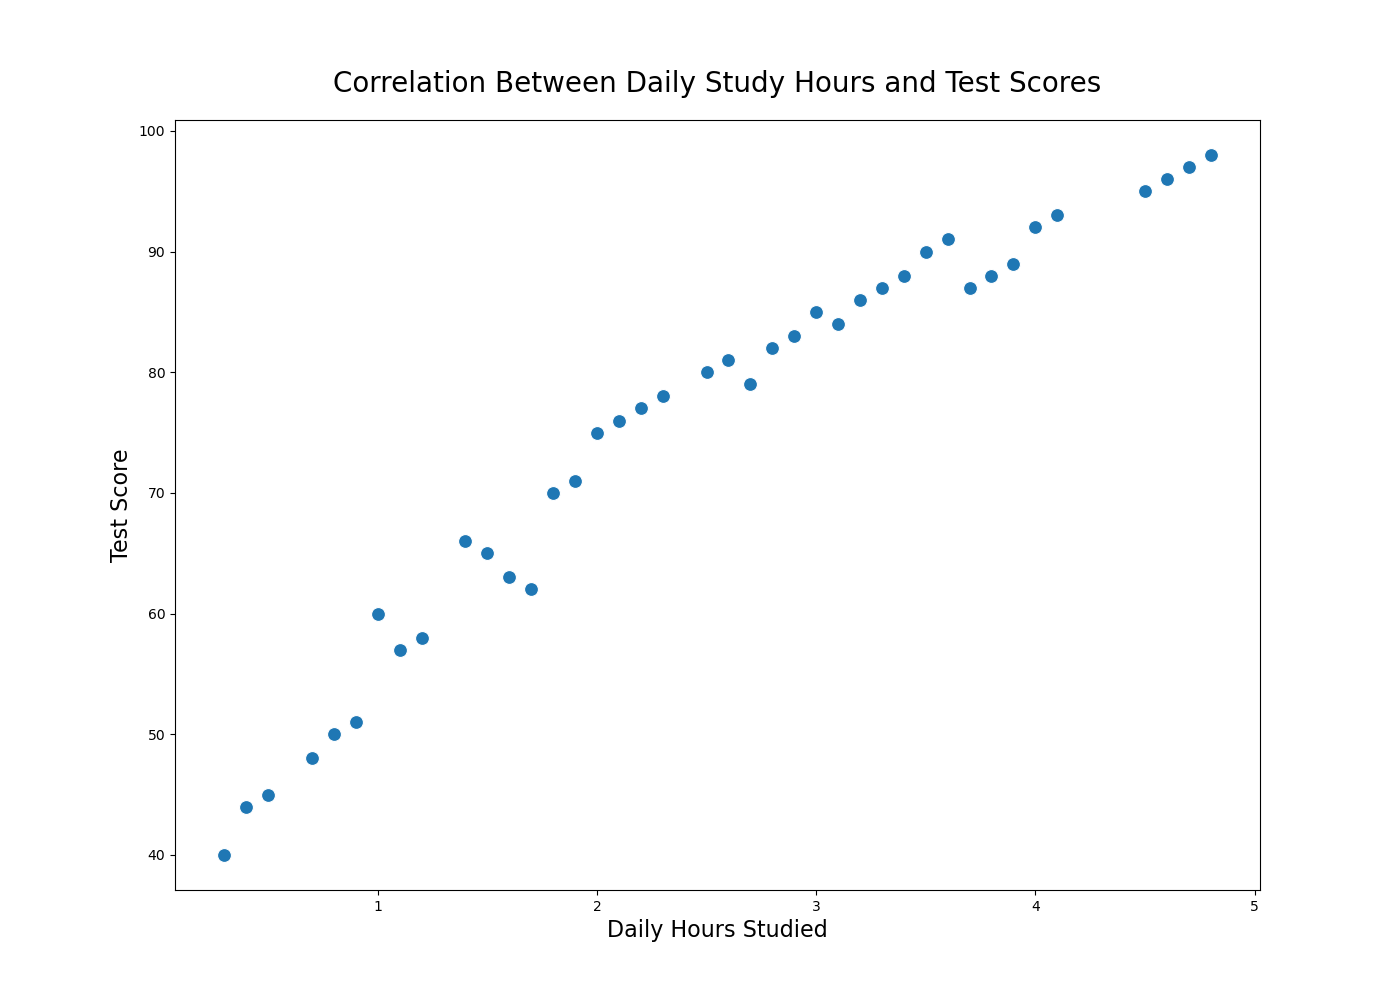

Source code (Python):

import seaborn as sns
import pandas as pd
import matplotlib.pyplot as plt

# Create a DataFrame from the given table data
data = {
    'StudentID': [1, 2, 3, 4, 5, 6, 7, 8, 9, 10, 11, 12, 13, 14, 15, 16, 17, 18, 19, 20, 21, 22, 23, 24, 25, 26, 27, 28, 29, 30, 31, 32, 33, 34, 35, 36, 37, 38, 39, 40],
    'Daily Hours Studied': [1.5, 0.5, 2.0, 3.5, 4.0, 1.2, 2.5, 3.8, 0.8, 4.5, 2.8, 3.0, 3.3, 1.8, 0.3, 1.0, 3.2, 4.8, 2.3, 0.7, 1.7, 2.7, 3.1, 4.1, 1.1, 2.6, 3.9, 0.9, 4.6, 3.4, 1.9, 0.4, 1.6, 2.9, 4.7, 2.2, 3.7, 1.4, 2.1, 3.6],
    'Test Score': [65, 45, 75, 90, 92, 58, 80, 88, 50, 95, 82, 85, 87, 70, 40, 60, 86, 98, 78, 48, 62, 79, 84, 93, 57, 81, 89, 51, 96, 88, 71, 44, 63, 83, 97, 77, 87, 66, 76, 91]
}
df = pd.DataFrame(data)

# Set the size of the chart
plt.figure(figsize=(14, 10))

# Plot the relationship between Daily Hours Studied and Test Score with a custom color scheme
scatter = sns.scatterplot(
    x='Daily Hours Studied',
    y='Test Score',
    data=df,
    palette=['#4CAF50', '#FF9800', '#2196F3', '#9C27B0'],
    s=100 # Set the size of markers
)

# Customize the chart with a new headline and format
scatter.set_title('Correlation Between Daily Study Hours and Test Scores', fontsize=20, pad=20)
scatter.set_xlabel('Daily Hours Studied', fontsize=16)
scatter.set_ylabel('Test Score', fontsize=16)

# Show the chart
plt.show()
